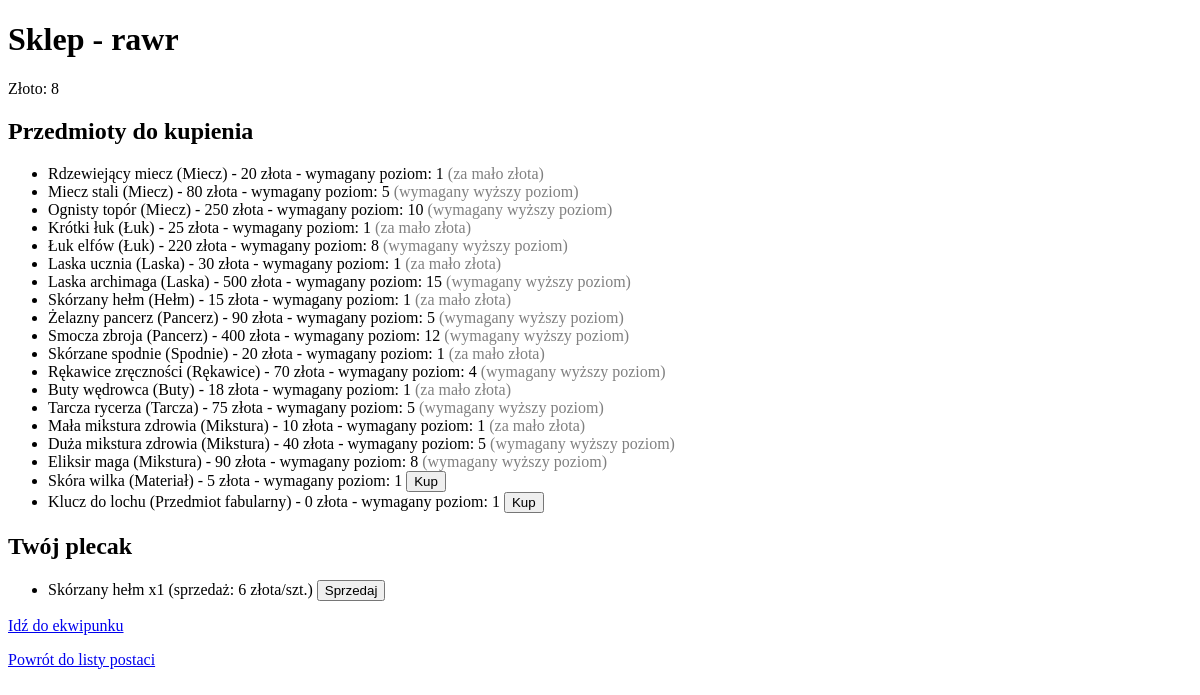
/game/shop/1/, run on an earlier commit of the app's database.
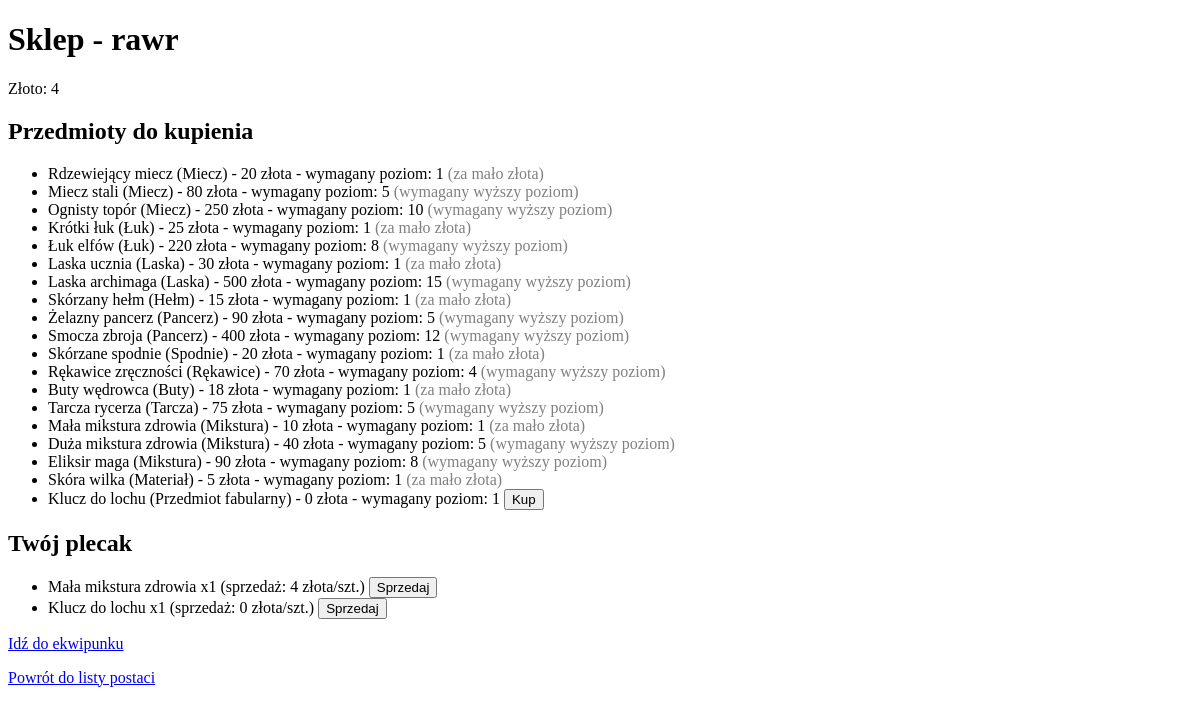
And on a later commit of the database.
### game/models/character.py (models this page shows, shortened)
class Character(models.Model):
    owner = models.ForeignKey(User, on_delete=models.CASCADE, verbose_name=_("Właściciel"))
    name = models.CharField(_("Nazwa"), max_length=50)
    race = models.ForeignKey(
        "Race",
        on_delete=models.PROTECT,
        verbose_name=_("Rasa")
    )
    character_class = models.ForeignKey(
        "CharacterClass",
        on_delete=models.PROTECT,
        verbose_name=_("Klasa postaci")
    )
    level = models.IntegerField(_("Poziom"), default=1)
    experience = models.IntegerField(_("Doświadczenie"), default=0)
    max_hp = models.IntegerField(_("Maksymalne HP"), default=100)
    current_hp = models.IntegerField(_("Aktualne HP"), default=100)
    max_mana = models.IntegerField(_("Maksymalna mana"), default=0)
    current_mana = models.IntegerField(_("Aktualna mana"), default=0)
    strength = models.IntegerField(_("Siła"), default=10)
    agility = models.IntegerField(_("Zręczność"), default=10)
    intelligence = models.IntegerField(_("Inteligencja"), default=10)
    gold = models.IntegerField(_("Złoto"), default=0)

### game/models/items.py (models this page shows, shortened)
class Item(models.Model):
    class Type(models.TextChoices):
        SWORD = "SWORD", "Miecz"
        BOW = "BOW", "Łuk"
        STAFF = "STAFF", "Laska"
        SHIELD = "SHIELD", "Tarcza"
        HELMET = "HELMET", "Hełm"
        ARMOR = "ARMOR", "Pancerz"
        LEGGINGS = "LEGGINGS", "Spodnie"
        GLOVES = "GLOVES", "Rękawice"
        BOOTS = "BOOTS", "Buty"
        POTION = "POTION", "Mikstura"
        MATERIAL = "MATERIAL", "Materiał"
        QUEST_ITEM = "QUEST_ITEM", "Przedmiot fabularny"
    class Rarity(models.TextChoices):
        COMMON = "COMMON", "Zwykły"
        UNCOMMON = "UNCOMMON", "Niepospolity"
        RARE = "RARE", "Rzadki"
        EPIC = "EPIC", "Epicki"
        LEGENDARY = "LEGENDARY", "Legendarny"
    class BonusStats(models.TextChoices):
        NONE = "NONE", "Brak"
        STRENGTH = "STRENGTH", "Siła"
        AGILITY = "AGILITY", "Zręczność"
        INTELLIGENCE = "INTELLIGENCE", "Inteligencja"
        HP = "HP", "Punkty życia"
        MANA = "MANA", "Mana"
    name = models.CharField(
        _("Nazwa"),
        max_length=100
    )
    description = models.TextField(
        _("Opis"),
        blank=True
    )
    type = models.CharField(
        _("Typ"),
        max_length=20,
        choices=Type.choices
    )
    rarity = models.CharField(
        _("Rzadkość"),
        max_length=20,
        choices=Rarity.choices,
        default=Rarity.COMMON
    )
    required_level = models.PositiveIntegerField(
        _("Wymagany poziom"),
        default=1
    )
    buy_price = models.PositiveIntegerField(
        _("Cena zakupu"),
        default=0
    )
    sell_price = models.PositiveIntegerField(
        _("Cena sprzedaży"),
        default=0
    )
    icon = models.ImageField(
        _("Ikona"),
        upload_to="items/icons/",
        blank=True,
        null=True
    )
    power = models.IntegerField(
        _("Moc (obrażenia/obrona)"),
        default=0
    )
    bonus_stat = models.CharField(
        _("Bonus do statystyki"),
        max_length=20,
        choices=BonusStats.choices,
        default=BonusStats.NONE
    )
    bonus_value = models.IntegerField(
        _("Wartość bonusu"),
        default=0
    )
    heal_amount = models.IntegerField(
        _("Leczenie hp"),
        default=0
    )

### game/models/inventory.py (models this page shows, shortened)
class InventoryItem(models.Model):
    character = models.ForeignKey(
        Character, on_delete=models.CASCADE,
        related_name="inventory_items",
        verbose_name=_("Postać")
    )
    item = models.ForeignKey(
        Item, on_delete=models.CASCADE,
        verbose_name=_("Przedmioty")
    )
    quantity = models.PositiveIntegerField(_("Ilość"), default=1)
    class Meta:
        verbose_name = _("Przedmioty w ekwipunku")
        verbose_name_plural = _("Przedmioty w ekwipunku")
        unique_together = ("character",'item')

### game/views.py (the view)
# urls.py: path("shop/<int:character_id>/", views.shop_detail, name="shop_detail"),
def shop_detail(request, character_id):
    character = get_object_or_404(Character, id=character_id)
    items = Item.objects.all()
    inventory_items = InventoryItem.objects.filter(character=character)
    error_message = request.GET.get('error')
    shop_items = []
    for item in items:
        can_afford = character.gold >= item.buy_price
        meets_level = character.level >= item.required_level
        shop_items.append({
            "item": item,
            "can_buy": can_afford and meets_level,
            "can_afford": can_afford,
            "meets_level": meets_level,
        })
    return render(request, "game/shop_detail.html", {
        "character": character,
        "shop_items": shop_items,
        "inventory_items": inventory_items,
        "error_message": error_message,
    })

### game/templates/game/shop_detail.html (shortened to what this page needs)
<!DOCTYPE html>
<html lang="pl">
<head>
</head>
<body>
<h1>Sklep - {{ character.name }}</h1>
<p>Złoto: {{ character.gold }}</p>
<h2>Przedmioty do kupienia</h2>
<ul>
    {% for entry in shop_items %}
        <li>
            {{ entry.item.name }} ({{ entry.item.get_type_display }})
            - {{ entry.item.buy_price }} złota
            - wymagany poziom: {{ entry.item.required_level }}
            {% if entry.can_buy %}
                <form method="post" action="{% url 'game:shop_buy' character.id entry.item.id %}" style="display: inline;">
                    <button type="submit">Kup</button>
                </form>
            {% elif not entry.meets_level %}
                <span style="color: gray;">(wymagany wyższy poziom)</span>
            {% elif not entry.can_afford %}
                <span style="color: gray;">(za mało złota)</span>
            {% endif %}
        </li>
    {% endfor %}
</ul>
<h2>Twój plecak</h2>
<ul>
    {% for inventory_item in inventory_items %}
        <li>
            {{ inventory_item.item.name }} x{{ inventory_item.quantity }}
            (sprzedaż: {{ inventory_item.item.sell_price }} złota/szt.)
            <form method="post" action="{% url 'game:shop_sell' character.id inventory_item.item.id %}" style="display: inline;">
                <button type="submit">Sprzedaj</button>
            </form>
        </li>
    {% empty %}
        <li>Plecak jest pusty.</li>
    {% endfor %}
</ul>
<p><a href="{% url 'game:equipment_detail' character.id %}">Idź do ekwipunku</a></p>
<p><a href="{% url 'game:character_list' %}">Powrót do listy postaci</a></p>
</body>
</html>

What changed in the data, as far as the page shows it:
removed InventoryItem: item.name "Skórzany hełm", quantity "1", item.sell_price "6"
changed Character "rawr": gold "8" → "4"
computed for Item "Skóra wilka": text "Kup" → "(za mało złota)"
added InventoryItem: item.name "Mała mikstura zdrowia", quantity "1", item.sell_price "4"
added InventoryItem: item.name "Klucz do lochu", quantity "1", item.sell_price "0"
